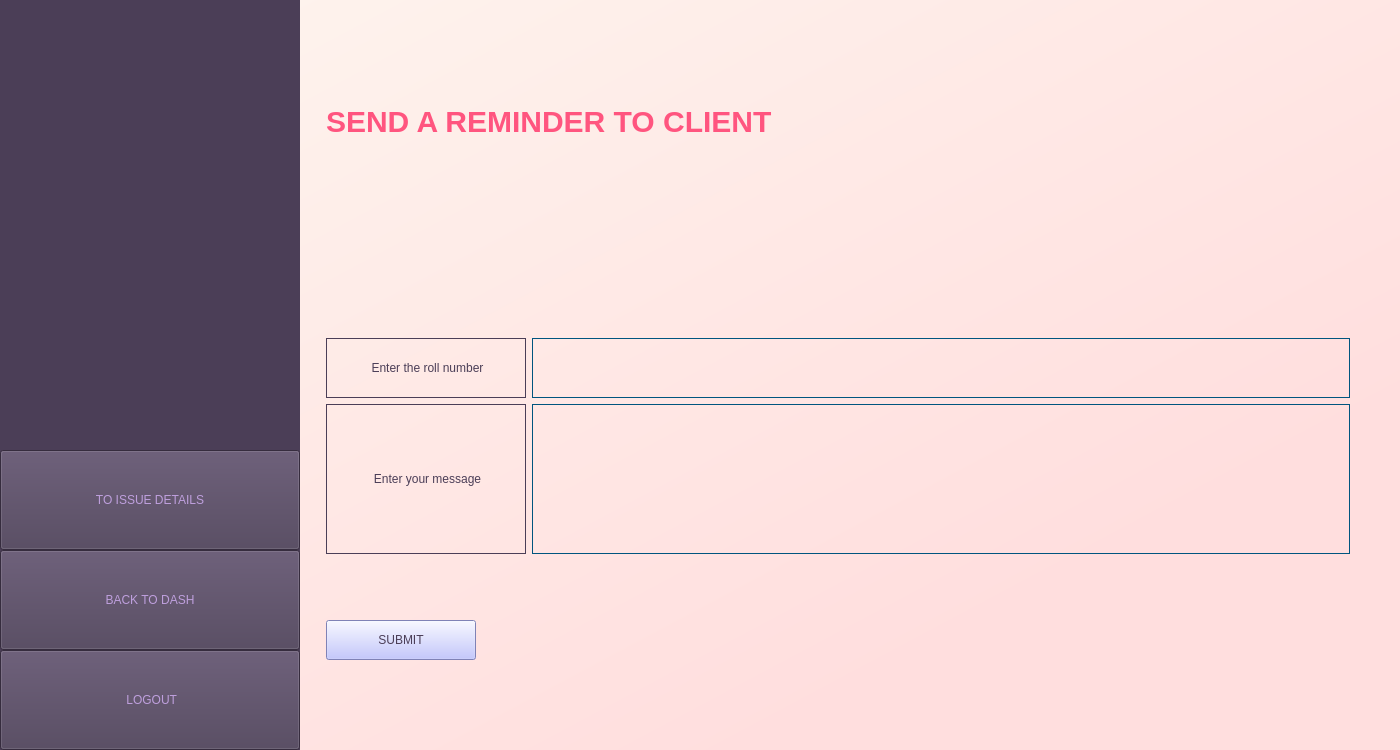
<?xml version="1.0" encoding="UTF-8"?>
<ui version="4.0">
 <class>Form</class>
 <widget class="QWidget" name="Form">
  <property name="geometry">
   <rect>
    <x>0</x>
    <y>0</y>
    <width>1400</width>
    <height>750</height>
   </rect>
  </property>
  <property name="minimumSize">
   <size>
    <width>1400</width>
    <height>750</height>
   </size>
  </property>
  <property name="windowTitle">
   <string>Form</string>
  </property>
  <layout class="QVBoxLayout" name="verticalLayout">
   <property name="leftMargin">
    <number>0</number>
   </property>
   <property name="topMargin">
    <number>0</number>
   </property>
   <property name="rightMargin">
    <number>0</number>
   </property>
   <property name="bottomMargin">
    <number>0</number>
   </property>
   <item>
    <widget class="QWidget" name="dashwidget" native="true">
     <property name="minimumSize">
      <size>
       <width>1400</width>
       <height>750</height>
      </size>
     </property>
     <property name="styleSheet">
      <string notr="true">QWidget#dashwidget{
	background-color : qlineargradient(spread:pad, x1:0, y1:0, x2:1, y2:1, stop:0 rgba(254, 246, 239, 255), stop:0.766169 rgba(255, 222, 222, 255))
}</string>
     </property>
     <layout class="QGridLayout" name="gridLayout">
      <property name="leftMargin">
       <number>0</number>
      </property>
      <property name="topMargin">
       <number>0</number>
      </property>
      <property name="rightMargin">
       <number>0</number>
      </property>
      <property name="bottomMargin">
       <number>0</number>
      </property>
      <item row="6" column="1">
       <layout class="QHBoxLayout" name="horizontalLayout">
        <item>
         <widget class="QWidget" name="widget" native="true">
          <property name="minimumSize">
           <size>
            <width>300</width>
            <height>750</height>
           </size>
          </property>
          <property name="styleSheet">
           <string notr="true">background-color: rgb(75, 62, 87);</string>
          </property>
          <layout class="QVBoxLayout" name="verticalLayout_4">
           <property name="spacing">
            <number>0</number>
           </property>
           <property name="leftMargin">
            <number>0</number>
           </property>
           <property name="topMargin">
            <number>0</number>
           </property>
           <property name="rightMargin">
            <number>0</number>
           </property>
           <property name="bottomMargin">
            <number>0</number>
           </property>
           <item>
            <spacer name="verticalSpacer_3">
             <property name="orientation">
              <enum>Qt::Vertical</enum>
             </property>
             <property name="sizeType">
              <enum>QSizePolicy::Preferred</enum>
             </property>
             <property name="sizeHint" stdset="0">
              <size>
               <width>20</width>
               <height>1000</height>
              </size>
             </property>
            </spacer>
           </item>
           <item>
            <widget class="QPushButton" name="issuedetails">
             <property name="minimumSize">
              <size>
               <width>300</width>
               <height>100</height>
              </size>
             </property>
             <property name="styleSheet">
              <string notr="true">font: 18pt &quot;Calibri&quot;;
color: rgb(190, 159, 221);</string>
             </property>
             <property name="text">
              <string>TO ISSUE DETAILS</string>
             </property>
            </widget>
           </item>
           <item>
            <widget class="QPushButton" name="homeButton">
             <property name="minimumSize">
              <size>
               <width>300</width>
               <height>100</height>
              </size>
             </property>
             <property name="styleSheet">
              <string notr="true">font: 18pt &quot;Calibri&quot;;
color: rgb(190, 159, 221);</string>
             </property>
             <property name="text">
              <string>BACK TO DASH</string>
             </property>
            </widget>
           </item>
           <item>
            <widget class="QPushButton" name="logout">
             <property name="minimumSize">
              <size>
               <width>300</width>
               <height>100</height>
              </size>
             </property>
             <property name="styleSheet">
              <string notr="true">font: 18pt &quot;Calibri&quot;;
color:rgb(190, 159, 221);
background-color:rgb(75, 62, 87);</string>
             </property>
             <property name="text">
              <string> LOGOUT</string>
             </property>
             <property name="icon">
              <iconset>
               <normaloff>../Lib-Management-latest/logout icon.png</normaloff>../Lib-Management-latest/logout icon.png</iconset>
             </property>
             <property name="iconSize">
              <size>
               <width>30</width>
               <height>30</height>
              </size>
             </property>
            </widget>
           </item>
          </layout>
         </widget>
        </item>
        <item>
         <spacer name="verticalSpacer">
          <property name="orientation">
           <enum>Qt::Vertical</enum>
          </property>
          <property name="sizeHint" stdset="0">
           <size>
            <width>20</width>
            <height>40</height>
           </size>
          </property>
         </spacer>
        </item>
        <item>
         <layout class="QVBoxLayout" name="verticalLayout_2">
          <item>
           <spacer name="horizontalSpacer_5">
            <property name="orientation">
             <enum>Qt::Horizontal</enum>
            </property>
            <property name="sizeHint" stdset="0">
             <size>
              <width>40</width>
              <height>90</height>
             </size>
            </property>
           </spacer>
          </item>
          <item>
           <widget class="QLabel" name="libraryRecords">
            <property name="styleSheet">
             <string notr="true">font-size: 30px;
font: 75 26pt &quot;Trebuchet MS&quot;;
font : bold;
color: rgb(255, 85, 127);</string>
            </property>
            <property name="text">
             <string>SEND A REMINDER TO CLIENT</string>
            </property>
            <property name="textFormat">
             <enum>Qt::AutoText</enum>
            </property>
           </widget>
          </item>
          <item>
           <spacer name="horizontalSpacer">
            <property name="orientation">
             <enum>Qt::Horizontal</enum>
            </property>
            <property name="sizeHint" stdset="0">
             <size>
              <width>40</width>
              <height>50</height>
             </size>
            </property>
           </spacer>
          </item>
          <item>
           <widget class="QLabel" name="confirm">
            <property name="styleSheet">
             <string notr="true">font: 13pt &quot;Calibri&quot; bold;
color:rgb(170, 0, 0);</string>
            </property>
            <property name="text">
             <string/>
            </property>
           </widget>
          </item>
          <item>
           <spacer name="horizontalSpacer_4">
            <property name="orientation">
             <enum>Qt::Horizontal</enum>
            </property>
            <property name="sizeHint" stdset="0">
             <size>
              <width>40</width>
              <height>60</height>
             </size>
            </property>
           </spacer>
          </item>
          <item>
           <layout class="QGridLayout" name="gridLayout_2">
            <item row="1" column="1">
             <widget class="QLineEdit" name="messagefield">
              <property name="enabled">
               <bool>true</bool>
              </property>
              <property name="minimumSize">
               <size>
                <width>684</width>
                <height>150</height>
               </size>
              </property>
              <property name="styleSheet">
               <string notr="true">background-color: rgba(0, 0, 0, 0);
border:1px solid rgb(0, 85, 127);
color: rgb(0, 85, 127);
font: 75 11pt &quot;Verdana&quot;;

</string>
              </property>
              <property name="text">
               <string/>
              </property>
              <property name="frame">
               <bool>true</bool>
              </property>
              <property name="placeholderText">
               <string/>
              </property>
             </widget>
            </item>
            <item row="0" column="0">
             <widget class="QLabel" name="category">
              <property name="minimumSize">
               <size>
                <width>200</width>
                <height>60</height>
               </size>
              </property>
              <property name="layoutDirection">
               <enum>Qt::LeftToRight</enum>
              </property>
              <property name="styleSheet">
               <string notr="true">font: 11pt &quot;Calibri&quot;;
color: rgb(75, 62, 87);
border : 1px solid rgb(75, 62, 87);</string>
              </property>
              <property name="text">
               <string>&lt;html&gt;&lt;head/&gt;&lt;body&gt;&lt;p align=&quot;center&quot;&gt;Enter the roll number&lt;/p&gt;&lt;/body&gt;&lt;/html&gt;</string>
              </property>
             </widget>
            </item>
            <item row="0" column="1">
             <widget class="QLineEdit" name="rollnofield">
              <property name="minimumSize">
               <size>
                <width>684</width>
                <height>60</height>
               </size>
              </property>
              <property name="styleSheet">
               <string notr="true">background-color: rgba(0, 0, 0, 0);
border:1px solid rgb(0, 85, 127);
color: rgb(0, 85, 127);
font: 75 11pt &quot;Verdana&quot;;

</string>
              </property>
              <property name="text">
               <string/>
              </property>
              <property name="placeholderText">
               <string/>
              </property>
             </widget>
            </item>
            <item row="1" column="0">
             <widget class="QLabel" name="category_2">
              <property name="minimumSize">
               <size>
                <width>200</width>
                <height>150</height>
               </size>
              </property>
              <property name="layoutDirection">
               <enum>Qt::LeftToRight</enum>
              </property>
              <property name="styleSheet">
               <string notr="true">font: 11pt &quot;Calibri&quot;;
color: rgb(75, 62, 87);
border : 1px solid rgb(75, 62, 87);</string>
              </property>
              <property name="text">
               <string>&lt;html&gt;&lt;head/&gt;&lt;body&gt;&lt;p align=&quot;center&quot;&gt;Enter your message&lt;/p&gt;&lt;/body&gt;&lt;/html&gt;</string>
              </property>
             </widget>
            </item>
           </layout>
          </item>
          <item>
           <spacer name="horizontalSpacer_2">
            <property name="orientation">
             <enum>Qt::Horizontal</enum>
            </property>
            <property name="sizeHint" stdset="0">
             <size>
              <width>40</width>
              <height>60</height>
             </size>
            </property>
           </spacer>
          </item>
          <item>
           <widget class="QPushButton" name="submitButton">
            <property name="minimumSize">
             <size>
              <width>150</width>
              <height>40</height>
             </size>
            </property>
            <property name="maximumSize">
             <size>
              <width>150</width>
              <height>40</height>
             </size>
            </property>
            <property name="styleSheet">
             <string notr="true">font: 11pt &quot;Calibri&quot;;
color:rgb(75, 62, 87);
background-color:rgb(178, 182, 255);

</string>
            </property>
            <property name="text">
             <string>SUBMIT</string>
            </property>
           </widget>
          </item>
          <item>
           <spacer name="horizontalSpacer_3">
            <property name="orientation">
             <enum>Qt::Horizontal</enum>
            </property>
            <property name="sizeHint" stdset="0">
             <size>
              <width>40</width>
              <height>90</height>
             </size>
            </property>
           </spacer>
          </item>
         </layout>
        </item>
        <item>
         <spacer name="verticalSpacer_2">
          <property name="orientation">
           <enum>Qt::Vertical</enum>
          </property>
          <property name="sizeHint" stdset="0">
           <size>
            <width>50</width>
            <height>40</height>
           </size>
          </property>
         </spacer>
        </item>
       </layout>
      </item>
     </layout>
    </widget>
   </item>
  </layout>
 </widget>
 <resources/>
 <connections/>
</ui>
